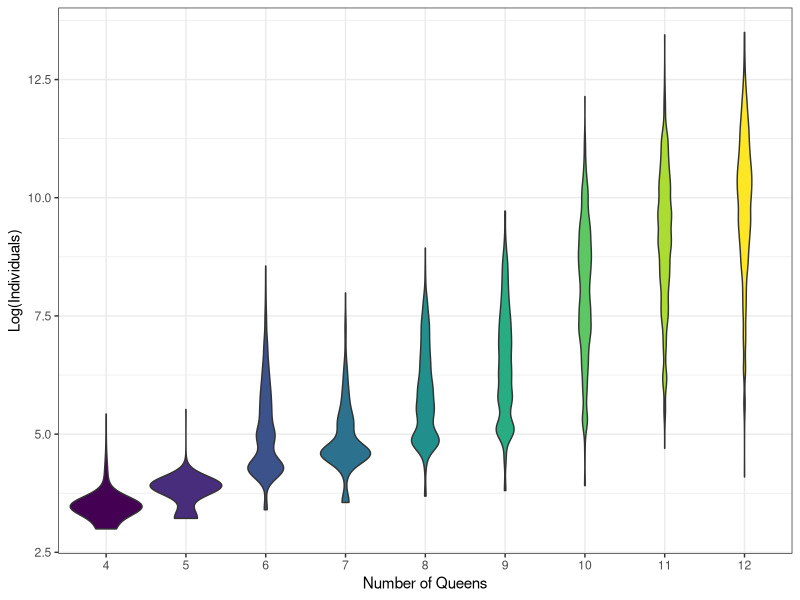
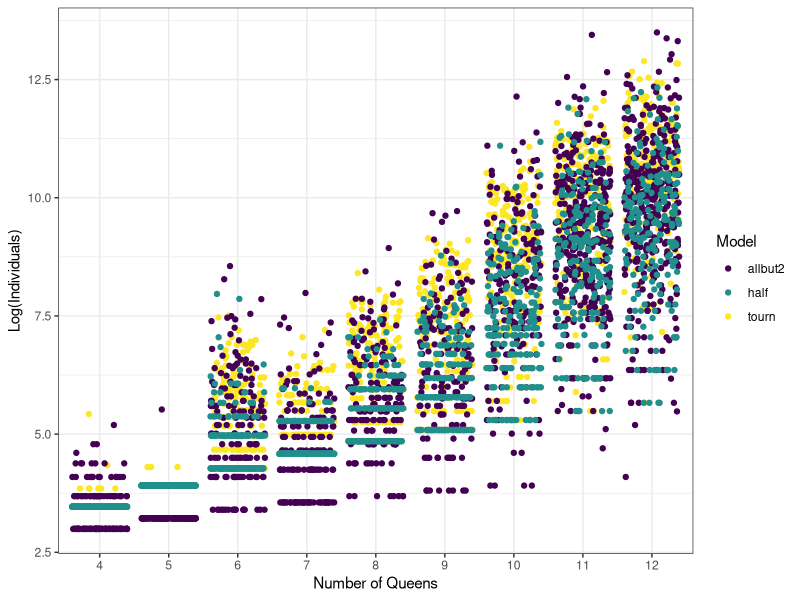
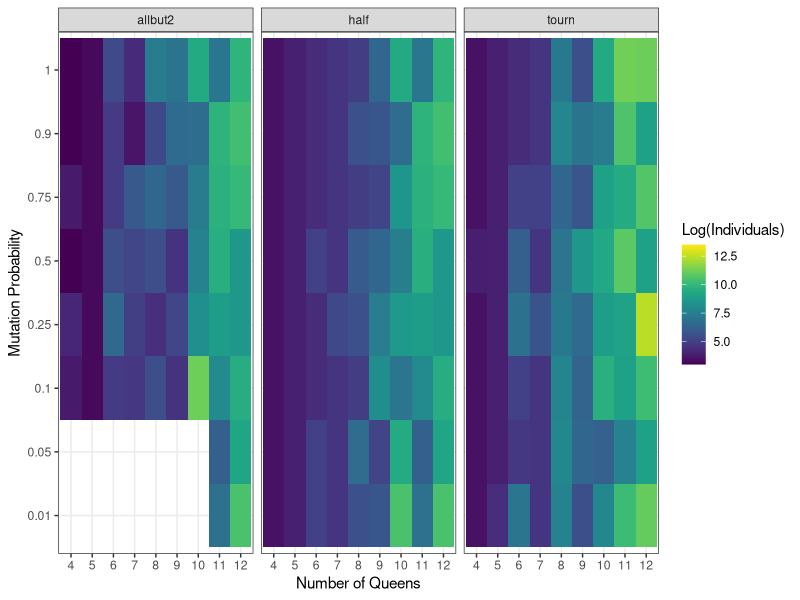
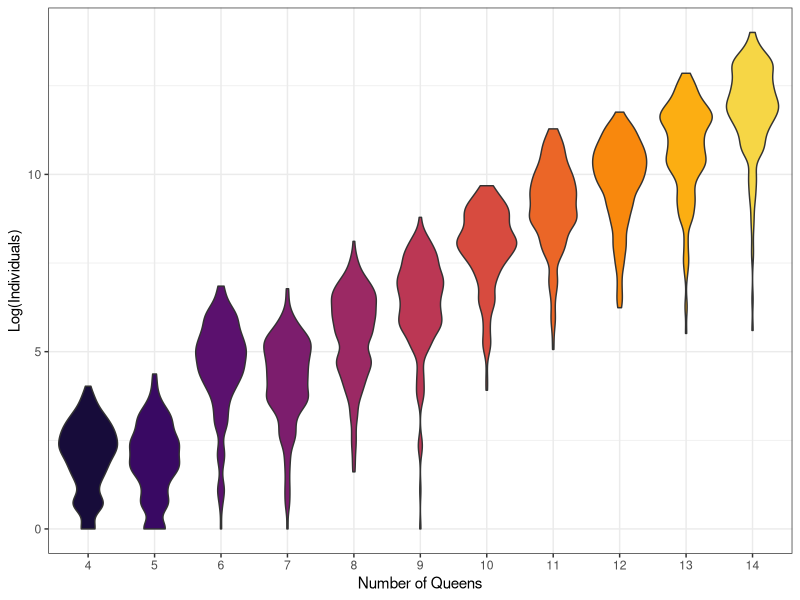
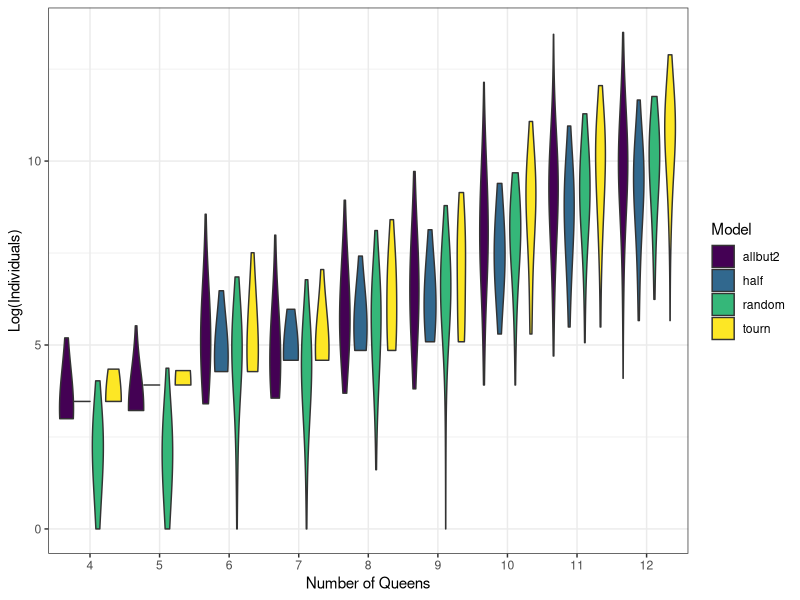

Write R code to recreate these figures, in order.
## ---- chunk 1
# Libraries ---------------------------------------------------------------

library(reshape)
library(viridis)
library(tidyverse)
library(data.table)


# Load Data ---------------------------------------------------------------

tourn.data   <- fread("data/tourn.csv")
allbut2.data <- fread("data/allbut2.csv")
half.data    <- fread("data/half.csv")
random.data  <- fread("data/random-try.csv")

tourn.data$model   <- rep("tourn",nrow(tourn.data))
allbut2.data$model <- rep("allbut2", nrow(allbut2.data))
half.data$model    <- rep("half", nrow(half.data))
random.data$mutate <- 1
random.data        <- random.data[random.data$nqueens !=1,]

f.half <- fread("data/half-further.csv")

raw.data <- rbind(tourn.data, allbut2.data)
raw.data <- rbind(raw.data, random.data)
df       <- as.data.frame(rbind(raw.data, half.data))

## ---- chunk 2
df %>%
	filter(model != "random") %>%
	ggplot(aes(x=as.factor(nqueens), y = log(ind), fill = as.factor(nqueens))) +
	geom_violin(bw=0.2, scale="area") +
	scale_fill_viridis(discrete=TRUE) +
	labs(x = "Number of Queens", y = "Log(Individuals)") +
	theme_bw() +
	theme(legend.position="none")
## ---- chunk 3
df %>% 
	filter(model != "random") %>%
	ggplot(aes(x=as.factor(nqueens), y = log(ind), colour = as.factor(model))) +
	geom_jitter() +
	scale_colour_viridis(discrete=TRUE) +
	labs(x = "Number of Queens", y = "Log(Individuals)", colour = "Model") +
	theme_bw()
## ---- chunk 4
df %>%
	filter(model != "random") %>%
	ggplot(aes(x=as.factor(nqueens),y=as.factor(mutate))) +
	geom_tile(aes(fill=log(ind))) +
	facet_wrap(~model) +
	scale_fill_viridis(discrete=FALSE) +
	labs(x = "Number of Queens", y = "Mutation Probability", fill = "Log(Individuals)") +
	theme_bw()
## ---- chunk 5
df %>% # Used
	filter(model == "random") %>%
	ggplot(aes(x=as.factor(nqueens), y = log(ind), fill = as.factor(nqueens))) +
	geom_violin(bw=0.25) +
	scale_fill_viridis(discrete=TRUE, option = "B", begin=0.1,end =0.9) +
	labs(x = "Number of Queens", y = "Log(Individuals)") +
	theme_bw() +
	theme(legend.position = "none")
## ---- chunk 6
df %>%
	filter(nqueens != 13 & nqueens != 14 & nqueens > 3) %>%
	filter(mutate !=0.01 & mutate !=0.05) %>%
	ggplot(aes(x=as.factor(nqueens), y = log(ind), fill = as.factor(model))) +
	geom_violin(bw = 1) +
	scale_fill_viridis(discrete=TRUE) +
	labs(x = "Number of Queens", y = "Log(Individuals)", fill = "Model") +
	theme_bw()
